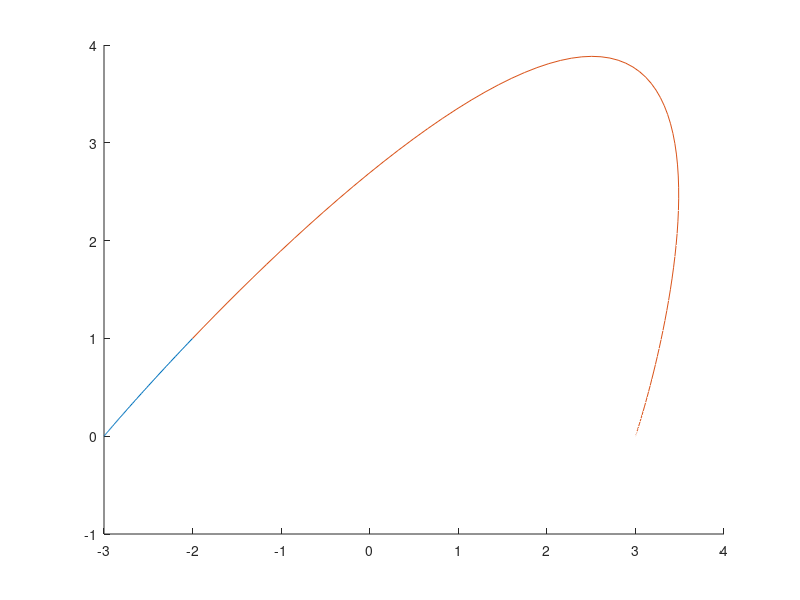

This chart was generated by the following MATLAB code:
% PolySolverTestScript_V2.m is a script to develop and test a solver for polynomial trajectories
%
%	AUTHOR: Ross Allen
%	DATE:	Feb 9, 2015
%
%	NOTES:
%		See Ricther et. al. "Polynomial Trajectory Planning for Aggressive ..." to see motivation
%
%%%%%%%%%%%%%%%%%%%%%%%%%%%%%%%%%%%%%%%%%%%%%%%%%%%%%%%%%%%%%%%%%%%%%%%%%%%%%%%%%%%%%%%

clear
clc
close all

% Given Params
N = 9;		% Order of polynomial
wD = zeros(N+1,1); wD(5) = 1; % derivative minimization weight
wT = 1000;    % Time minimization weight
keys = [ ...    % keypoints or waypoints for trajectory 
    -3, 0, 0, 0;...
    -2, 1, 1, 0;...
%     -1, 0, 2, 0;...
%     0, -1, 3, 0;...
%     1, 0, 4, 0;...
%     2, 1, 5, 0;...
    3, 0, 6, 0;...
    ];          % ([m], [m], [m], [rad])
epsf = 1e-9;   % epsilon for floating point comparisons
lowVel = 10;   % [m/s] low velocity for timing estimate
T0 = 0;         % [s] initial time
plotRes = true;

% Derived parameters and one-time calculations
nCoef = N+1;	% number of coefficients
nKeys = size(keys, 1);  % number of keypoints to be connected
nOut = size(keys, 2);   % number of output states (should always be 4)
nSeg = nKeys - 1;		% number of polynomial segments
nTermVar = nCoef/2; % number of variables at terminal points of seg
nVar = nCoef*nSeg;  % number of variables
nExFixed = 2*nTermVar + 2*nSeg-2; % number of explicitly fixed variables
nImFixed = (nSeg-1)*(nTermVar-1);   % num of implicitly fixed vars (matching)
nFixed = nExFixed + nImFixed;       % total num of fixed vars
nFree = nVar - nFixed;  % total number of free variables 

% Error check inputs
if length(wD) ~= N+1
    disp('error: weight vector mis-dimension')
    return;
end
if any(wD < 0) || wT < 0 || all(abs(wD) < epsf);
    disp('error: weight vector invalid')
    return;
end
if nKeys < 2
    disp('error: need at least 2 keyframes')
    return;
end
if mod(nCoef,2)
    disp('error: currently require even number of coefs')
    return;
end

% Calculate keypoint linear distances and Estimate travel times
% TODO: perform some form of time scaling to have properly conditioned matrices
linDist = diag(-ones(nSeg,1),-1) + eye(nKeys);
linDist(1,:) = zeros(1,nKeys);
linDist = linDist*keys(:,1:3);
linDist = (linDist.*linDist)*ones(3,1);
linDist = sqrt(linDist);
T = linDist./lowVel;
T = T0 + cumsum(T);
%T = [0; 1; 2];      % added for debugging

% Form constraint  vector d
% NOTE: Assumes that vel, acc, jerk, snap are fixed to zero at beginning and end    
d_exFixed = zeros(nVar, 1);
d_exFixed(1:nTermVar) = 1;
d_exFixed(end-nTermVar+1:end) = 1;
d_exFixed(1:nTermVar:end) = 1;  % explicitly fixed variables
d_imFixed = repmat([zeros(nTermVar+1,1);ones(nTermVar-1,1)],nSeg-1,1);
d_imFixed = [d_imFixed; zeros(nCoef,1)];    % implicitly fixed varaibles (matching)
d_fixed = or(d_exFixed,d_imFixed);
if any(and(d_exFixed,d_imFixed)) || length(find(d_exFixed))~=nExFixed || length(find(d_imFixed))~=nImFixed
    disp('there is a misalignment with implicit and explicit constraint IDs')
    return;
end
% variables that are fixed implicitly or explicitly

nRepKeys = 2*nKeys-2;       % number of key when repetition is counted
repKeys = keys(2:end-1,:);
repKeys = [repKeys, repKeys];
repKeys = reshape(repKeys', nOut, nRepKeys-2)';
repKeys = [keys(1,:); repKeys; keys(end,:)];    % keys with repetition included
accordion = eye(nRepKeys);
accordion = [accordion, zeros(nRepKeys, nRepKeys*(nTermVar-1))];
accordion = reshape(accordion', nRepKeys, nVar)';   % matrix for exanding columns
d = accordion*repKeys;     % hold x, y, z, yaw constraint values in one matrix


% Form Q and A  matrices for derivative minimization (sec 3.1 - 3.3)
% Calculate gradient terms for time allocation (sec 3.4 and 3.6)
% TODO: verify validity of Q, A, Au matrice
Q = zeros(nVar, nVar, nCoef);
A = zeros(nVar, nVar);
%gradJMat = zeros(nVar,nVar,nCoef);  % gradient of J wrt T
gradJMat = cell(nSeg,1);  % gradient of J wrt T
matchMat_A = eye(nVar);     % matrix to enforce matching constraint at seg trans
matchMat_d = eye(nVar);     % matrix to enforce matching on d
orderMat = zeros(nVar, nVar);   % matrix to reorder A matrix and d vector
fixedInd = 1;
freeInd = nFixed + 1;
for l = 1:nSeg;                 % segment number being worked
    baseInd = (l-1)*nCoef;      % base row/column index of Q being worked
    gradJMat{l} = zeros(nCoef,nCoef,nCoef);

    for k = 0:N                 % order of derivative
        kk = k + 1;             % index of deriv weight
        krow = kk+baseInd;      % row index from 1:nVar

        % Construct contraint matching matrices
        if l < nSeg && kk > nTermVar+1
            matchMat_A(krow,krow+nTermVar) = -1;
            matchMat_d(krow,krow) = 0;
        end

        % Construct order matrix
        if d_fixed(krow)
            orderMat(fixedInd, krow) = 1;
            fixedInd = fixedInd + 1;
        else
            orderMat(freeInd, krow) = 1;
            freeInd = freeInd + 1;
        end

        for i = k:N
            ii = baseInd+i+1;   % row index to be inserted to
            iprod = factorial(i)/factorial(i-k);

            % Calculate constraint matrix
            if kk <= nTermVar
                A(baseInd+kk,ii) = iprod*T(l,1)^(i-k);
                A(baseInd+kk+nTermVar,ii) = iprod*T(l+1,1)^(i-k);
            end

            for j = k:N
                jj = baseInd+j+1;   % col index to be inserted to
                jprod = factorial(j)/factorial(j-k);

                tempProd = wD(kk)*iprod*jprod;

                % Calculate minimization matrix
                Q(ii,jj,kk) = tempProd*...
                    (T(l+1,1)^(i+j+1-2*k)-T(l,1)^(i+j+1-2*k))/(i+j+1-2*k);
                
                % Store gradient information
                gradJMat{l}(i+1,j+1,kk) = tempProd*T(l,1)^(i+j-2*k); 
            end
        end
    end
    
    % Sum over weights for gradient info
    gradJMat{l} = sum(gradJMat{l},3);

end
Q = sum(Q,3);   % sum over derivative weights for final Q matrix

% Error check orderMat
if ~(fixedInd == nFixed+1 && freeInd == nVar+1)
    disp('check orderMat creation')
    return;
end

clear baseInd l k i j kk ii jj krow iprod jprod fixedInd freeInd tempProd

% Form A matrix and d vector  for unconstrained formulation
Au = orderMat*matchMat_A*A;
du = orderMat*matchMat_d*d;

% Form R matrix
% NOTE: this may be accelerated by calcing A^-1 once and reusing
R = ((Au')\Q)*(Au\eye(nVar));

% Form partitons of R and d
R_PP = R(nFixed+1:end,nFixed+1:end);
R_FP = R(1:nFixed,nFixed+1:end);
du_F = du;
du_F(nFixed+1:end,:) = [];

% Solve for free derivatives
du_P = R_PP\(R_FP');
du_P = -du_P*du_F;

% Map back to polynomial coefs
du_opt = [du_F; du_P];
p_coefs = Au\du_opt;

% Calculate next time vector
gradJ = zeros(nSeg,1);
for l = 1:nSeg-1
    baseInd = (l-1)*nCoef;
    p_l = p_coefs(baseInd+1:baseInd+nCoef,1);
    p_l1 = p_coefs(baseInd+nCoef+1:baseInd+2*nCoef,1);
    gradJ(l,1) =  p_l'*gradJMat{l}*p_l - p_l1'*gradJMat{l}*p_l1; 
end
gradJ(nSeg,1) = p_l1'*gradJMat{nSeg}*p_l1 + wT;
Tnew = T - [0; gradJ];
clear l baseInd p_l p_l1

% Plot results
if plotRes
    nPlotPoints = 100;
    figure
    hold on
    xSnap2Intg = 0;
    for l = 1:nSeg
        baseInd = (l-1)*nCoef;
        tVec = linspace(T(l,1), T(l+1,1), nPlotPoints);
        xPos = polyval(flipud(p_coefs(1+baseInd:nCoef+baseInd,1)), tVec);
        yPos = polyval(flipud(p_coefs(1+baseInd:nCoef+baseInd,2)), tVec);
        zPos = polyval(flipud(p_coefs(1+baseInd:nCoef+baseInd,3)), tVec);
        plot3(xPos, yPos, zPos);
        
        % For debugging
        xSnap2 = (polyval(polyder(polyder(polyder(polyder(flipud(p_coefs(1+baseInd:nCoef+baseInd,1)))))), tVec)).^2;
        xSnap2Intg = trapz(tVec,xSnap2)+xSnap2Intg;
        for k = 4:N
            kk = k + 1;
            
        end
    end
    hold off
    
    clear l baseInd
end
